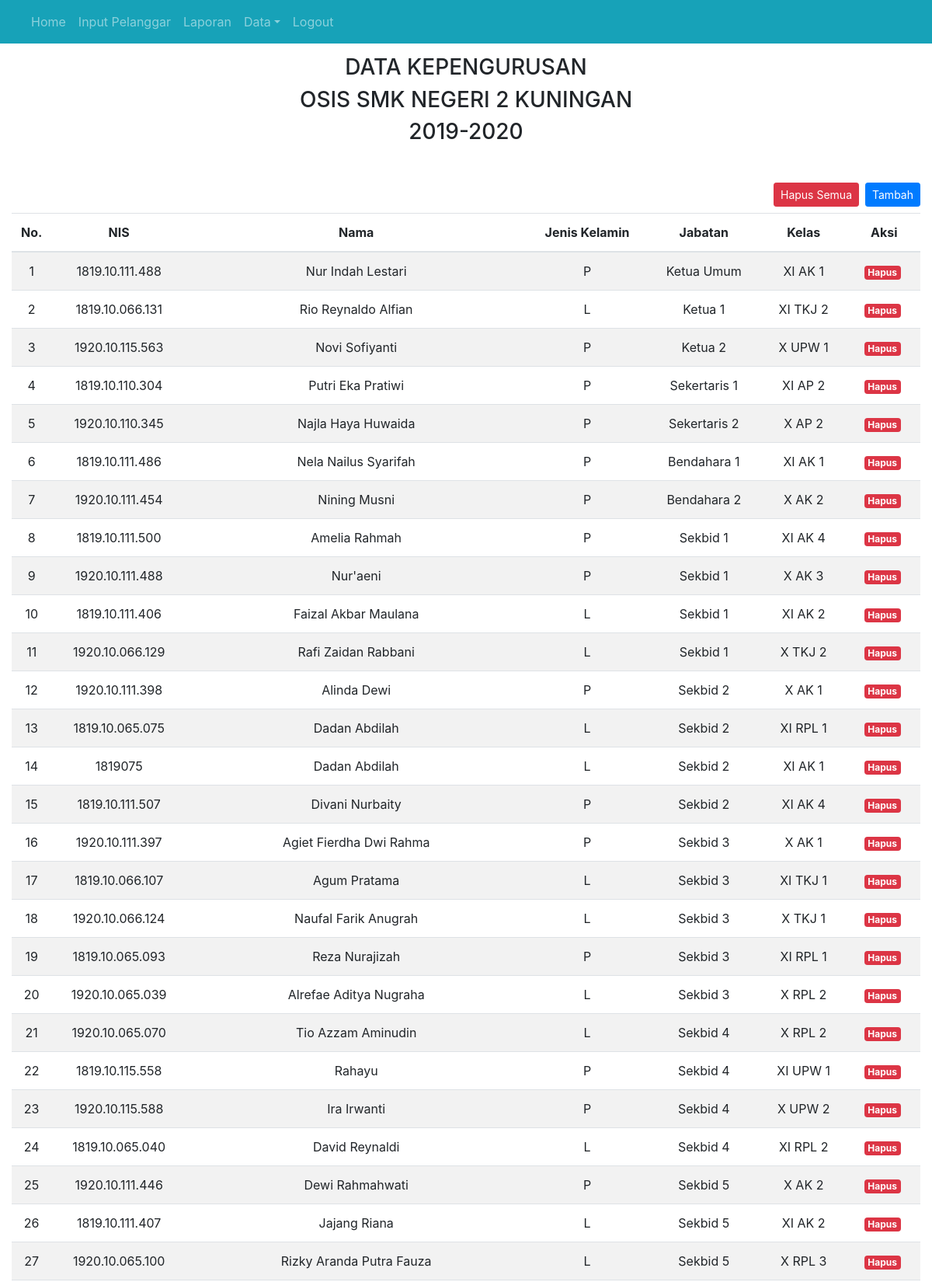
Page /pengurus/index.php (signed in, upper part) on the committed database.
### tables this page shows
CREATE TABLE `pengurus` (
  `nis` varchar(15) NOT NULL,
  `nama` varchar(50) NOT NULL,
  `jk` enum('L','P') NOT NULL,
  `id_jabatan` char(6) NOT NULL,
  `kelas` varchar(10) NOT NULL
);

CREATE TABLE `jabatan` (
  `id` char(6) NOT NULL,
  `nama_jabatan` varchar(20) NOT NULL
);

### pengurus/index.php (the view, shortened to what this page needs)
<?php
	include('../templates/header.php');
	include('../templates/menu.php')
?>
<div class="container-fluid">
	<h3 class="text-center">DATA KEPENGURUSAN</h3>
    <h3 class="text-center">OSIS SMK NEGERI 2 KUNINGAN</h3>
    <h3 class="text-center"><?= tahun_ajaran;?></h3>
    <p class="mt-5">
      <button type="button" class="btn btn-primary btn-sm mb-2 float-right" data-toggle="modal" data-target="#pengurusTambahModal">Tambah</button>
      <a href="hapusAll.php"class="btn btn-danger btn-sm mb-2 float-right mr-2">Hapus Semua</a>
    </p>
    <table class="table table-hover table-striped">
        <thead class="text-center">
            <tr>
                <th width=1%>No.</th>
                <th>NIS</th>
                <th>Nama</th>
                <th>Jenis Kelamin</th>
                <th>Jabatan</th>
                <th>Kelas</th>
                <th width=8%>Aksi</th>
            </tr>
        </thead>
        <tbody>
            <?php
            include('../app/config.php');
            $sql_query=mysqli_query($koneksi,"SELECT `jabatan`.`nama_jabatan`,
                                             `pengurus`.`nis`,`pengurus`.`nama`,`pengurus`.`jk`,`pengurus`.`id_jabatan`,`pengurus`.`kelas`
                                              FROM `pengurus`
                                              JOIN `jabatan` ON id_jabatan = `jabatan`.`id`
                                              ORDER BY id_jabatan ASC") or die(mysqli_error($koneksi));
                $noUrut=0;
                while($data=mysqli_fetch_array($sql_query)){
                    $noUrut++;
                    echo'<tr>';
                        echo '<td align="center">'.$noUrut.'</td>';
                        echo '<td align="center">'.$data['nis'].'</td>';
                        echo '<td align="center">'.$data['nama'].'</td>';
                        echo '<td align="center">'.$data['jk'].'</td>';
                        echo '<td align="center">'.$data['nama_jabatan'].'</td>';
                        echo '<td align="center">'.$data['kelas'].'</td>';
                        echo '<th class="text-center">';
                            echo'<a href="hapus?nis='.$data['nis'].'"class="badge badge-danger mr-1">Hapus</a>';
                        echo '</th>';
                    echo '</tr>';
                }
            ?>
        </tbody>
    </table>
<?php
	include('../templates/footer.php');
?>

### templates/header.php (style rules this page uses)
.container-fluid { margin-top:70px; }

### rows in the picture
pengurus: nis "1819.10.111.488", nama "Nur Indah Lestari", jk "P", id_jabatan.nama_jabatan "Ketua Umum", kelas "XI AK 1"
pengurus: nis "1819.10.066.131", nama "Rio Reynaldo Alfian", jk "L", id_jabatan.nama_jabatan "Ketua 1", kelas "XI TKJ 2"
pengurus: nis "1920.10.115.563", nama "Novi Sofiyanti", jk "P", id_jabatan.nama_jabatan "Ketua 2", kelas "X UPW 1"
pengurus: nis "1819.10.110.304", nama "Putri Eka Pratiwi", jk "P", id_jabatan.nama_jabatan "Sekertaris 1", kelas "XI AP 2"
pengurus: nis "1920.10.110.345", nama "Najla Haya Huwaida", jk "P", id_jabatan.nama_jabatan "Sekertaris 2", kelas "X AP 2"
pengurus: nis "1819.10.111.486", nama "Nela Nailus Syarifah", jk "P", id_jabatan.nama_jabatan "Bendahara 1", kelas "XI AK 1"
pengurus: nis "1920.10.111.454", nama "Nining Musni", jk "P", id_jabatan.nama_jabatan "Bendahara 2", kelas "X AK 2"
pengurus: nis "1819.10.111.500", nama "Amelia Rahmah", jk "P", id_jabatan.nama_jabatan "Sekbid 1", kelas "XI AK 4"
pengurus: nis "1920.10.111.488", nama "Nur'aeni", jk "P", id_jabatan.nama_jabatan "Sekbid 1", kelas "X AK 3"
pengurus: nis "1819.10.111.406", nama "Faizal Akbar Maulana", jk "L", id_jabatan.nama_jabatan "Sekbid 1", kelas "XI AK 2"
pengurus: nis "1920.10.066.129", nama "Rafi Zaidan Rabbani", jk "L", id_jabatan.nama_jabatan "Sekbid 1", kelas "X TKJ 2"
pengurus: nis "1920.10.111.398", nama "Alinda Dewi", jk "P", id_jabatan.nama_jabatan "Sekbid 2", kelas "X AK 1"
pengurus: nis "1819.10.065.075", nama "Dadan Abdilah", jk "L", id_jabatan.nama_jabatan "Sekbid 2", kelas "XI RPL 1"
pengurus: nis "1819075", nama "Dadan Abdilah", jk "L", id_jabatan.nama_jabatan "Sekbid 2", kelas "XI AK 1"
pengurus: nis "1819.10.111.507", nama "Divani Nurbaity", jk "P", id_jabatan.nama_jabatan "Sekbid 2", kelas "XI AK 4"
pengurus: nis "1920.10.111.397", nama "Agiet Fierdha Dwi Rahma", jk "P", id_jabatan.nama_jabatan "Sekbid 3", kelas "X AK 1"
pengurus: nis "1819.10.066.107", nama "Agum Pratama", jk "L", id_jabatan.nama_jabatan "Sekbid 3", kelas "XI TKJ 1"
pengurus: nis "1920.10.066.124", nama "Naufal Farik Anugrah", jk "L", id_jabatan.nama_jabatan "Sekbid 3", kelas "X TKJ 1"
pengurus: nis "1819.10.065.093", nama "Reza Nurajizah", jk "P", id_jabatan.nama_jabatan "Sekbid 3", kelas "XI RPL 1"
pengurus: nis "1920.10.065.039", nama "Alrefae Aditya Nugraha", jk "L", id_jabatan.nama_jabatan "Sekbid 3", kelas "X RPL 2"
pengurus: nis "1920.10.065.070", nama "Tio Azzam Aminudin", jk "L", id_jabatan.nama_jabatan "Sekbid 4", kelas "X RPL 2"
pengurus: nis "1819.10.115.558", nama "Rahayu", jk "P", id_jabatan.nama_jabatan "Sekbid 4", kelas "XI UPW 1"
pengurus: nis "1920.10.115.588", nama "Ira Irwanti", jk "P", id_jabatan.nama_jabatan "Sekbid 4", kelas "X UPW 2"
pengurus: nis "1819.10.065.040", nama "David Reynaldi", jk "L", id_jabatan.nama_jabatan "Sekbid 4", kelas "XI RPL 2"
pengurus: nis "1920.10.111.446", nama "Dewi Rahmahwati", jk "P", id_jabatan.nama_jabatan "Sekbid 5", kelas "X AK 2"
pengurus: nis "1819.10.111.407", nama "Jajang Riana", jk "L", id_jabatan.nama_jabatan "Sekbid 5", kelas "XI AK 2"
pengurus: nis "1920.10.065.100", nama "Rizky Aranda Putra Fauza", jk "L", id_jabatan.nama_jabatan "Sekbid 5", kelas "X RPL 3"

### other values in the picture
tahun_ajaran "2019-2020"
